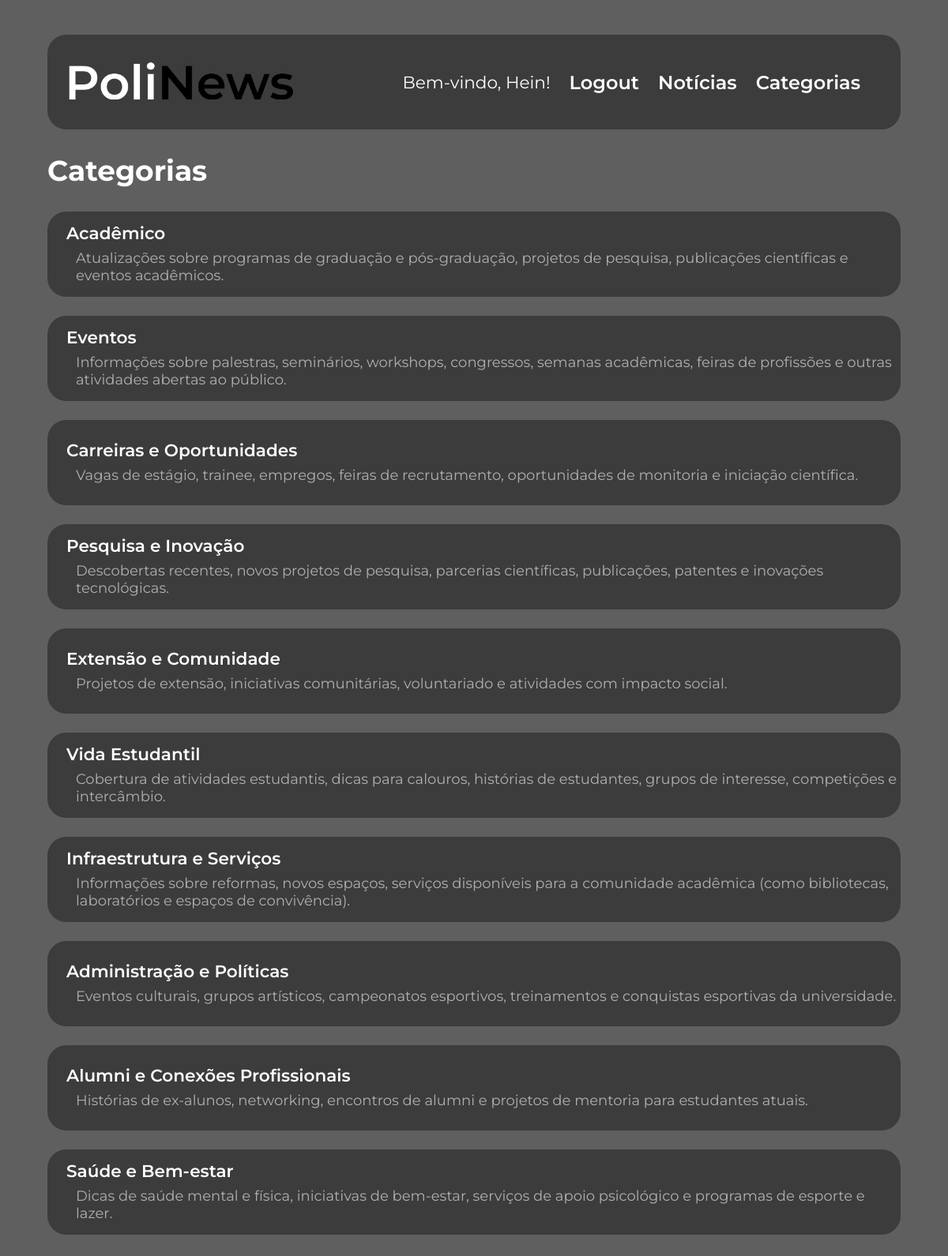
/news/categorias/ (signed in), run on the app's committed database.
### news/models.py (models this page shows, shortened)
class Category(models.Model):
    nome = models.CharField(max_length=100, unique=True)
    descricao = models.TextField(blank=True)

### news/views_V1.py (the view)
# urls.py: path('categorias/', views_V1.category_list, name='category_list'),
def category_list(request):
    categorias = Category.objects.all()
    return render(request, 'news/category_list.html', {'categorias': categorias})

### news/templates/news/category_list.html
{% extends 'base.html' %}
{% block content %}
    <div class="categories">
        <h2>Categorias</h2>
        <ul>
            {% for categoria in categorias %}
                <li>
                    <a href="{% url 'news:category_detail' categoria.id %}" class="linkcat">
                        <div class="categorieslist">
                            <h1>{{ categoria.nome }}</h1>
                            <p>{{ categoria.descricao }}</p>
                        </div>
                    </a>
                </li>
            {% endfor %}
        </ul>
    </div>
{% endblock %}

### templates/base.html (shortened to what this page needs)
{% load static %}
<!DOCTYPE html>
<html lang="en">
    <head>
        <link rel="stylesheet" type="text/css" href="{% static 'style.css' %}?v={{ timestamp }}">
    </head>
    <body>
        <div class="main_div">
            <header id="cabecalho-principal">
                <a href="{% url 'index' %}">
                    <img src="{% static 'PoliNews.png' %}" class="logo">
                </a>
                <nav id="navegacao-principal">
                    <ul class="base">
                        {% if user.is_authenticated %}
                            <li class="logadotext"> Bem-vindo, {{ user.username }}!</li>
                            <li>
                                <a href="#" onclick="event.preventDefault(); document.getElementById('logout-form').submit();" class="logout">Logout</a>
                            </li>
                        {% else %}
                            <li><a href="{% url 'login' %}" class="login">Log in</a></li>
                        {% endif %}
                        <li><a href="{% url 'news:index' %}" class="noticias">Notícias</a></li>
                        <li><a href="{% url 'news:category_list' %}" class="noticias">Categorias</a></li>
                    </ul>
                </nav>
            </header>
        </div>
            <main id="conteiner-principal">
                {% block content %}
                {% endblock content %}
            </main>
    </body>
</html>

### static/style.css (style rules this page uses)
body, #root { display: flex; flex-direction: column; background-color: rgb(95, 95, 95); }
header { display: flex; flex-direction: row; justify-content: space-between; align-items: center; width: 95%; }
.base { display: flex; justify-content: center; align-items: center; gap: 2vw; list-style: none; padding: 0; margin: 0; }
.base li { font-size: 1.8vw; }
.main_div { display: flex; flex-direction: row; justify-content: center; align-items: center; background-color: rgb(60, 60, 60); border-radius: 2vw; height: 10vw; width: 90vw; margin: 3vw auto; }
.logo { height: 4vw; }
.logadotext { font-size: 2vw; font-family: regularMS; color: white; text-decoration: none; }
.noticias { font-size: 2vw; font-family: SemiBoldMS; color: white; text-decoration: none; }
.logout { font-size: 2vw; font-family: SemiBoldMS; color: white; text-decoration: none; }
.catdet a, h1 { text-decoration: none; font-size: 1.5vw; font-family: regularMS; color: rgb(170, 170, 170); margin-right: 1vw; font-weight: normal; }
.categories { width: 90vw; margin: auto; margin-top: -3vw; }
.categories h2 { font-family: BoldMS; font-size: 3vw; color: white; }
.categories ul { list-style-type: none; font-size: 2vw; padding-left: 0vw; }
.categorieslist { display: flex; flex-direction: column; justify-content: center; background-color: rgb(60, 60, 60); margin: 0 auto; width: 90vw; height: 8vw; border-radius: 2vw; margin-bottom: 2vw; padding-top: 1vw; }
.categorieslist p { padding-left: 1vw; color: rgb(175, 175, 175); font-family: regularMS; font-size: 1.5vw; margin-top: -0.5vw; margin-left: 2vw; margin-bottom: 2.3vw; }
.categorieslist h1 { margin-left: 2vw; color: white; text-decoration: none; font-family: SemiBoldMS; font-size: 1.8vw; }
li .linkcat { text-decoration: none; }

### data on the page
Category: nome "Acadêmico", descricao "Atualizações sobre programas de graduação e pós-graduação, projetos de pesquisa, publicações científicas e eventos acadêmicos."
Category: nome "Eventos", descricao "Informações sobre palestras, seminários, workshops, congressos, semanas acadêmicas, feiras de profissões e outras atividades abertas ao público."
Category: nome "Carreiras e Oportunidades", descricao "Vagas de estágio, trainee, empregos, feiras de recrutamento, oportunidades de monitoria e iniciação científica."
Category: nome "Pesquisa e Inovação", descricao "Descobertas recentes, novos projetos de pesquisa, parcerias científicas, publicações, patentes e inovações tecnológicas."
Category: nome "Extensão e Comunidade", descricao "Projetos de extensão, iniciativas comunitárias, voluntariado e atividades com impacto social."
Category: nome "Vida Estudantil", descricao "Cobertura de atividades estudantis, dicas para calouros, histórias de estudantes, grupos de interesse, competições e intercâmbio."
Category: nome "Infraestrutura e Serviços", descricao "Informações sobre reformas, novos espaços, serviços disponíveis para a comunidade acadêmica (como bibliotecas, laboratórios e espaços de convivência)."
Category: nome "Administração e Políticas", descricao "Eventos culturais, grupos artísticos, campeonatos esportivos, treinamentos e conquistas esportivas da universidade."
Category: nome "Alumni e Conexões Profissionais", descricao "Histórias de ex-alunos, networking, encontros de alumni e projetos de mentoria para estudantes atuais."
Category: nome "Saúde e Bem-estar", descricao "Dicas de saúde mental e física, iniciativas de bem-estar, serviços de apoio psicológico e programas de esporte e lazer."

### other printed values
{{ user.username }} "Hein"
